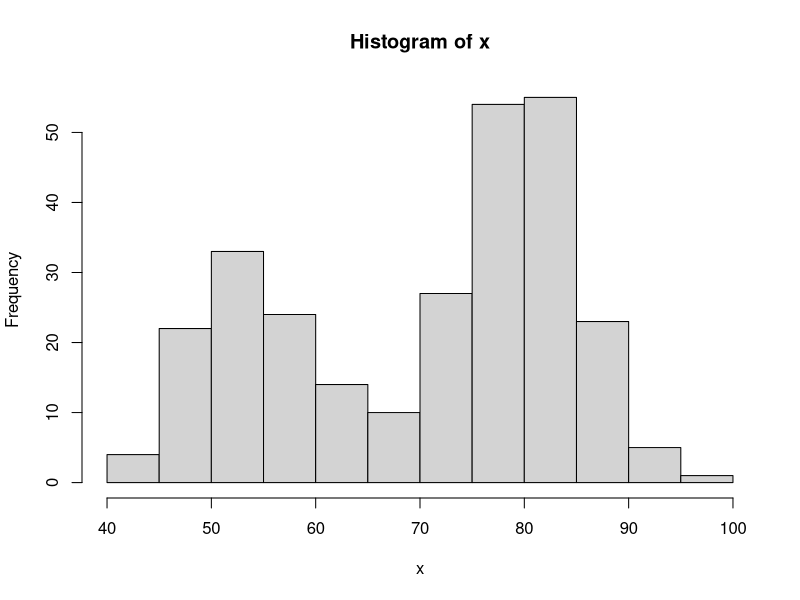
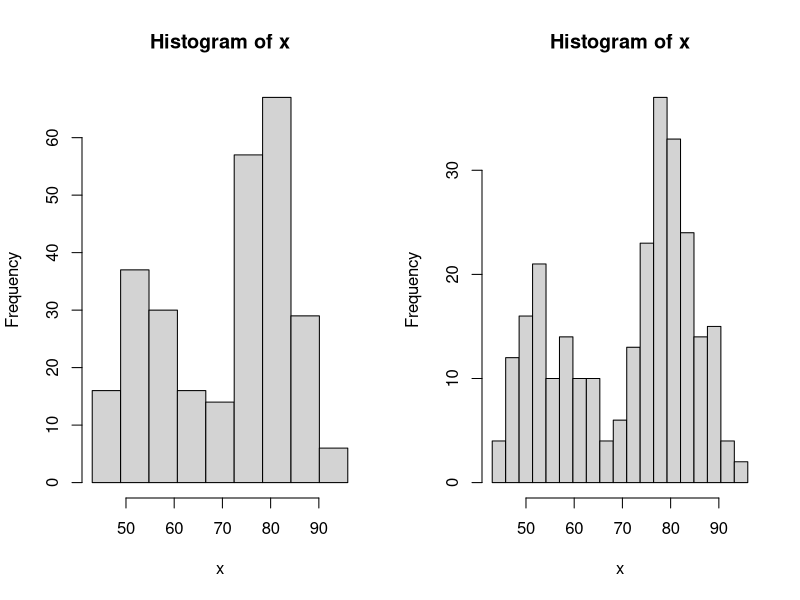
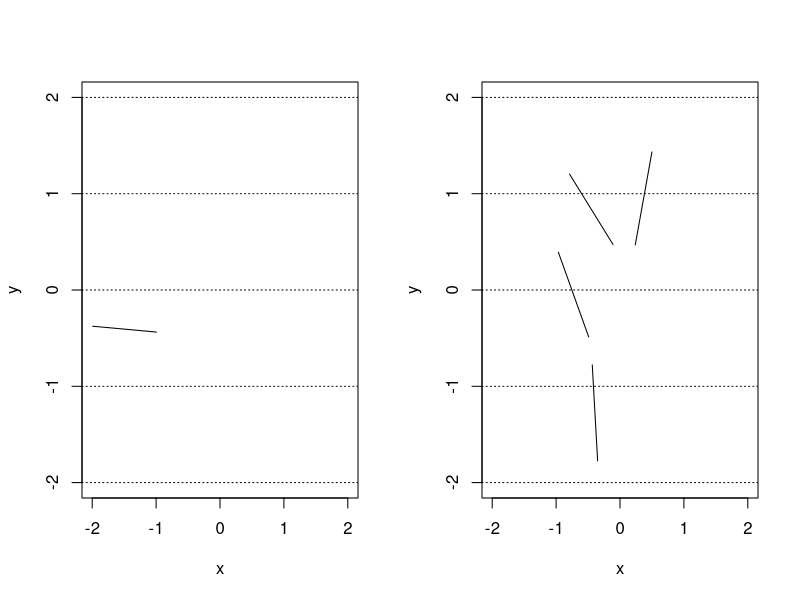
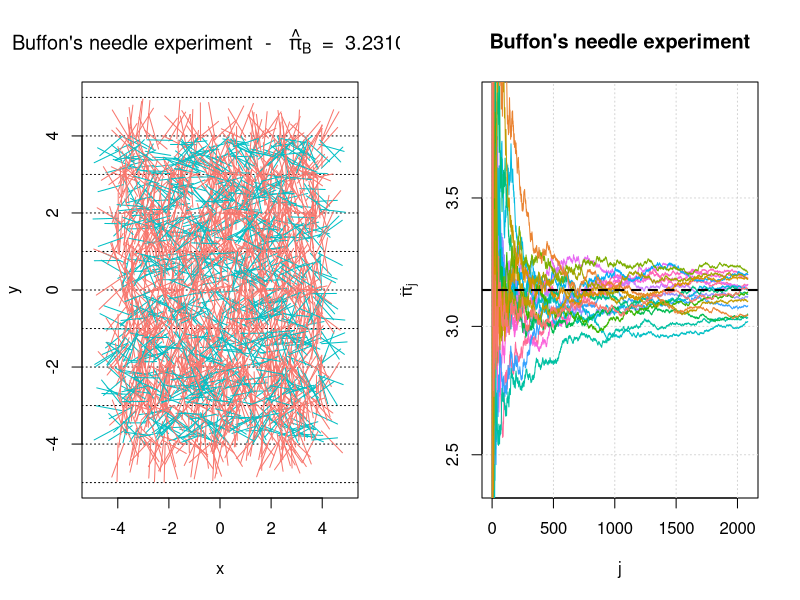

Here is the R script that generated these plots, in order:
## ---- chunk 1
knitr::opts_chunk$set(error = TRUE)
## ---- chunk 2
knitr::include_url("https://www.youtube.com/embed/X5uQU5XX7iU")
## ---- chunk 3
x <- faithful[, 2] 
hist(x)
## ---- chunk 4
par(mfrow = c(1,2))

# Compare the differences! 
bins <- seq(min(x), max(x), length.out = 10)
hist(x, breaks = bins)

bins <- seq(min(x), max(x), length.out = 20)
hist(x, breaks = bins)
## ---- chunk 5
knitr::include_url("https://www.youtube.com/embed/0zlWcHDKCFw")
## ---- chunk 6
cast_needle = function(plane_width = 20){
  needle_length = 1
  available_range = plane_width/2 - needle_length
  x_start = runif(2, -available_range, available_range)
  angle = runif(1, 0, 2*pi)
  x_end = needle_length*c(cos(angle), sin(angle)) + x_start
  cross = floor(x_start[2]) != floor(x_end[2])
  out = list(start = x_start, end = x_end, cross = cross)
  out
}
## ---- chunk 7
needle = cast_needle(plane_width = 4)
needle
## ---- chunk 8
plot(NA, xlim = c(-2, 2), ylim = c(-2, 2), xlab = "x", ylab = "y")
abline(h = -2:2, lty = 3)
lines(c(needle$start[1], needle$end[1]), c(needle$start[2], needle$end[2]))
## ---- chunk 9
buffon_experiment = function(B = 2084, plane_width = 10, seed = NULL){
  
  if (!is.null(seed)){
    set.seed(seed)
  }
  
  X_start = X_end = matrix(NA, B, 2) 
  cross = rep(NA, B)
  
  for (i in 1:B){
    inter = cast_needle(plane_width = plane_width)
    X_start[i, ] = inter$start
    X_end[i, ] = inter$end
    cross[i] = inter$cross
  }
  
  out = list(start = X_start, end = X_end, cross = cross, plane = plane_width)
  class(out) = "buffon_experiment"
  out
}
## ---- chunk 10
experiment = buffon_experiment(B = 4, plane_width = 4)
experiment
## ---- chunk 11
plot(NA, xlim = c(-2, 2), ylim = c(-2, 2), xlab = "x", ylab = "y")
abline(h = -2:2, lty = 3)
for (i in 1:4){
  lines(c(experiment$start[i,1], experiment$end[i,1]), 
        c(experiment$start[i,2], experiment$end[i,2]))
}
## ---- chunk 12
plot.buffon_experiment = function(obj){
  cross = obj$cross
  X_start = obj$start
  X_end = obj$end
  B = length(cross)
  cols = rev(hcl(h = seq(15, 375, length = 3), l = 65, c = 100)[1:2])
  
  titre_part1 = 'Buffon\'s needle experiment  -  '
  titre_part2 = ' = '
  pi_hat = round(2/mean(obj$cross), 6)
  
  titre = bquote(.(titre_part1) ~ hat(pi)[B] ~ .(titre_part2) ~ .(pi_hat))
  
  plot(NA, xlab = "x", ylab = "y", xlim = c(-obj$plane/2, obj$plane/2), 
       ylim = c(-obj$plan/2, obj$plan/2), 
       main = titre)
  abline(h = (-obj$plan):obj$plan, lty = 3)
  
  for (i in 1:B){
    lines(c(X_start[i,1], X_end[i,1]), c(X_start[i,2], X_end[i,2]), 
          col = cols[cross[i] + 1])
  }
}
## ---- chunk 13
experiment = buffon_experiment(B = 2084)
plot(experiment)
## ---- chunk 14
converge = function(B = 2084, plane_width = 10, seed = 1777, M = 12){
  
  if (B < 10){
    warning("B was changed to 10")
    B = 10
  }
  
  pi_hat = matrix(NA, B, M)
  trials = 1:B
  cols = rev(hcl(h = seq(15, 375, length = (M+1)), 
                 l = 65, c = 100, alpha = 1)[1:M])
  set.seed(seed)
  
  for (i in 1:M){
    cross = buffon_experiment(B = B, plane_width = plane_width)$cross
    pi_hat[,i] = 2*trials/cumsum(cross)
  }
  
  plot(NA, xlim = c(1,B), ylim = pi + c(-3/4, 3/4), type = "l", col = "darkblue",
       ylab = bquote(hat(pi)[j]),
       xlab = "j", main = "Buffon\'s needle experiment")
  grid()
  
  for (i in 1:M){
    lines(trials, pi_hat[,i], col = cols[i])
  }
  
  abline(h = pi, lwd = 2, lty = 2)
}
## ---- chunk 15
converge(B = 2084, M = 20, seed = 10)
